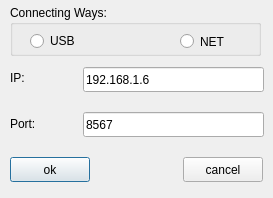
<?xml version="1.0" encoding="UTF-8"?>
<ui version="4.0">
 <class>setparam</class>
 <widget class="QDialog" name="setparam">
  <property name="geometry">
   <rect>
    <x>0</x>
    <y>0</y>
    <width>273</width>
    <height>198</height>
   </rect>
  </property>
  <property name="windowTitle">
   <string>Dialog</string>
  </property>
  <widget class="QPushButton" name="buttonOk">
   <property name="geometry">
    <rect>
     <x>10</x>
     <y>157</y>
     <width>80</width>
     <height>25</height>
    </rect>
   </property>
   <property name="text">
    <string>ok</string>
   </property>
  </widget>
  <widget class="QPushButton" name="buttonCancel">
   <property name="geometry">
    <rect>
     <x>183</x>
     <y>157</y>
     <width>80</width>
     <height>25</height>
    </rect>
   </property>
   <property name="text">
    <string>cancel</string>
   </property>
  </widget>
  <widget class="QLineEdit" name="lineIP">
   <property name="geometry">
    <rect>
     <x>83</x>
     <y>67</y>
     <width>181</width>
     <height>25</height>
    </rect>
   </property>
   <property name="text">
    <string>192.168.1.6</string>
   </property>
  </widget>
  <widget class="QLabel" name="label">
   <property name="geometry">
    <rect>
     <x>10</x>
     <y>69</y>
     <width>67</width>
     <height>17</height>
    </rect>
   </property>
   <property name="text">
    <string>IP:</string>
   </property>
  </widget>
  <widget class="QLineEdit" name="linePort">
   <property name="geometry">
    <rect>
     <x>83</x>
     <y>112</y>
     <width>181</width>
     <height>25</height>
    </rect>
   </property>
   <property name="text">
    <string>8567</string>
   </property>
  </widget>
  <widget class="QLabel" name="label_2">
   <property name="geometry">
    <rect>
     <x>10</x>
     <y>115</y>
     <width>67</width>
     <height>17</height>
    </rect>
   </property>
   <property name="text">
    <string>Port:</string>
   </property>
  </widget>
  <widget class="QGroupBox" name="groupBox">
   <property name="geometry">
    <rect>
     <x>10</x>
     <y>5</y>
     <width>251</width>
     <height>51</height>
    </rect>
   </property>
   <property name="title">
    <string>Connecting Ways:</string>
   </property>
   <widget class="QRadioButton" name="radioUSB">
    <property name="geometry">
     <rect>
      <x>20</x>
      <y>26</y>
      <width>112</width>
      <height>20</height>
     </rect>
    </property>
    <property name="text">
     <string>USB</string>
    </property>
   </widget>
   <widget class="QRadioButton" name="radioNET">
    <property name="geometry">
     <rect>
      <x>170</x>
      <y>25</y>
      <width>112</width>
      <height>23</height>
     </rect>
    </property>
    <property name="text">
     <string>NET</string>
    </property>
   </widget>
  </widget>
 </widget>
 <resources/>
 <connections/>
</ui>
